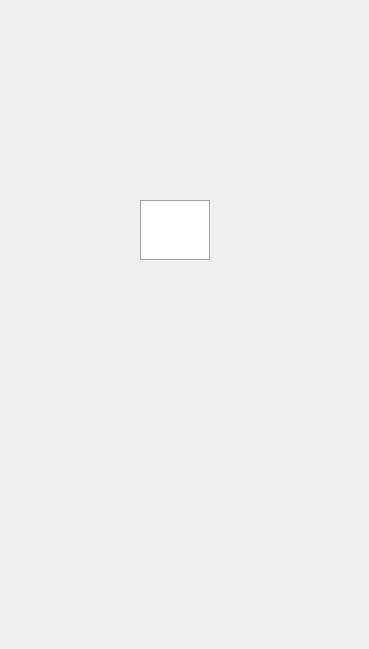
    <widget class="QWidget" name="accept_code_sign_up">
     <widget class="QLabel" name="label_7">
      <property name="geometry">
       <rect>
        <x>0</x>
        <y>0</y>
        <width>360</width>
        <height>640</height>
       </rect>
      </property>
      <property name="text">
       <string/>
      </property>
      <property name="pixmap">
       <pixmap>../image/accept_code_sign_up/accept_code_sign_up.png</pixmap>
      </property>
     </widget>
     <widget class="QPushButton" name="pushButt_accept_sign_up_code">
      <property name="geometry">
       <rect>
        <x>30</x>
        <y>300</y>
        <width>291</width>
        <height>41</height>
       </rect>
      </property>
      <property name="text">
       <string/>
      </property>
      <property name="flat">
       <bool>true</bool>
      </property>
     </widget>
     <widget class="QPushButton" name="pushButt_edit_number_sign_up">
      <property name="geometry">
       <rect>
        <x>30</x>
        <y>360</y>
        <width>291</width>
        <height>41</height>
       </rect>
      </property>
      <property name="text">
       <string/>
      </property>
      <property name="flat">
       <bool>true</bool>
      </property>
     </widget>
     <widget class="QPlainTextEdit" name="pass_digit1_accept_code_sign_up">
      <property name="geometry">
       <rect>
        <x>140</x>
        <y>200</y>
        <width>71</width>
        <height>61</height>
       </rect>
      </property>
      <property name="font">
       <font>
        <pointsize>20</pointsize>
       </font>
      </property>
      <property name="frameShape">
       <enum>QFrame::Box</enum>
      </property>
     </widget>
    </widget>
